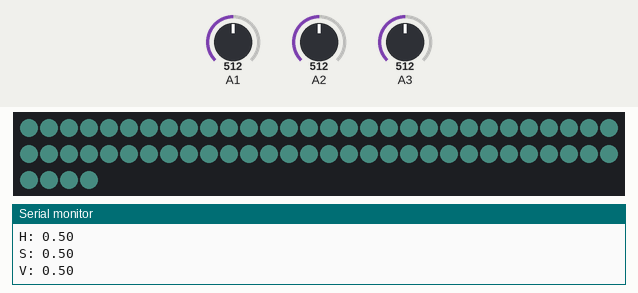
This sketch was run on a simulated Teensy 3. Shown: 64 RGB LEDs in strip order, left to right, continuing on the next row, the last lines printed to the serial monitor. The inputs (shaded band) are chosen by the test bench; at power-on: A1 = 512, A2 = 512, A3 = 512 (analog values on the 0–1023 scale). Dim RGB values are drawn brighter than linear.

Above: at 1.2 s.
1.3 s: A1 set to 716
2.8 s: A2 set to 716
4.3 s: A3 set to 568
At 5.5 s:
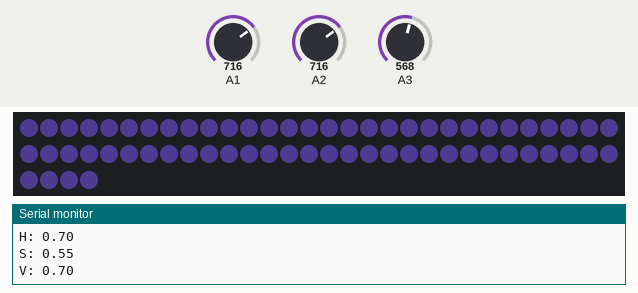
5.8 s: A3 set to 595
7.3 s: A2 set to 900
At 8.5 s:
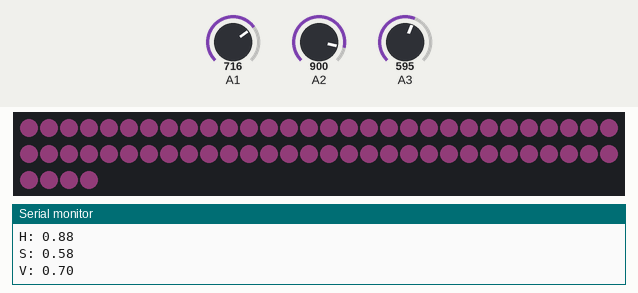
8.8 s: A1 set to 378
10.3 s: A1 set to 347
Timing chart, 0 to 12.8 s (numbered marks = the images above; inputs shaded):
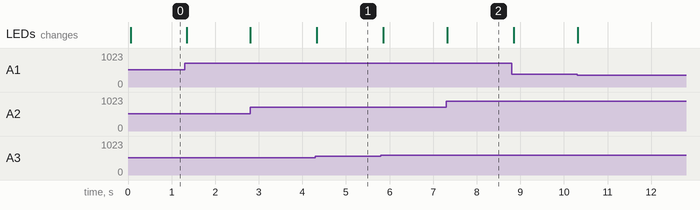

The sketch:

led-fiddle.ino
```cpp
/* -------------------------------------------
Testing color settings
-------------------------------------------- */

// boilerplate LED init
#include <WS2812Serial.h>
const int num_of_leds = 64;
const int pin = 5; // only these pins can be used on the Teensy 3.2:  1, 5, 8, 10, 31
byte drawingMemory[num_of_leds * 3];       //  3 bytes per LED
DMAMEM byte displayMemory[num_of_leds * 12]; // 12 bytes per LED
WS2812Serial leds(num_of_leds, displayMemory, drawingMemory, pin, WS2812_GRB);
float max_brightness = 0.1;

unsigned long current_time;
unsigned long interval_time;
unsigned long prev[8]; //array of 8 variables named "prev"
float h_val;
float s_val;
float v_val;

// boilerplate setup
void setup() {
  leds.begin();

  analogReadResolution(12); //0-4095 pot values
  analogReadAveraging(64);  //smooth the readings some
}

void loop() {
  current_time = millis();
    if (current_time - prev[0] > 60 ) {
    prev[0] = current_time;

    h_val = analogRead(A2)/4095.0;
    Serial.print("H: ");
    Serial.println(h_val);
    s_val = analogRead(A3)/4095.0;
    Serial.print("S: ");
    Serial.println(s_val);
    v_val = analogRead(A1)/4095.0;
    Serial.print("V: ");
    Serial.println(v_val);

    for (int i = 0; i < 64; i++) {
        set_pixel_HSV(i, h_val, s_val, v_val);
      }
    leds.show();
    }
  }

// Magic below

//This function is a little different than you might see in other libraries but it works pretty similar
// instead of 0-255 you see in other libraries this is all 0-1.0
// you can copy this to the bottom of any code as long as the declarations at the top in "led biz" are done

//set_pixel_HSV(led to change, hue,saturation,value aka brightness)
// led to change is 0-63
// all other are 0.0 to 1.0
// hue - 0 is red, then through the ROYGBIV to 1.0 as red again
// saturation - 0 is fully white, 1 is fully colored.
// value - 0 is off, 1 is the value set by max_brightness
// (it's not called brightness since, unlike in photoshop, we're going from black to fully lit up

//based on https://stackoverflow.com/questions/3018313/algorithm-to-convert-rgb-to-hsv-and-hsv-to-rgb-in-range-0-255-for-both

void set_pixel_HSV(int pixel, float fh, float fs, float fv) {
  byte RedLight;
  byte GreenLight;
  byte BlueLight;

  byte h = fh * 255;
  byte s = fs * 255;
  byte v = fv * max_brightness * 255;

  h = (h * 192) / 256;  // 0..191
  unsigned int i = h / 32;   // We want a value of 0 thru 5
  unsigned int f = (h % 32) * 8;   // 'fractional' part of 'i' 0..248 in jumps

  unsigned int sInv = 255 - s;  // 0 -> 0xff, 0xff -> 0
  unsigned int fInv = 255 - f;  // 0 -> 0xff, 0xff -> 0
  byte pv = v * sInv / 256;  // pv will be in range 0 - 255
  byte qv = v * (256 - s * f / 256) / 256;
  byte tv = v * (256 - s * fInv / 256) / 256;

  switch (i) {
    case 0:
      RedLight = v;
      GreenLight = tv;
      BlueLight = pv;
      break;
    case 1:
      RedLight = qv;
      GreenLight = v;
      BlueLight = pv;
      break;
    case 2:
      RedLight = pv;
      GreenLight = v;
      BlueLight = tv;
      break;
    case 3:
      RedLight = pv;
      GreenLight = qv;
      BlueLight = v;
      break;
    case 4:
      RedLight = tv;
      GreenLight = pv;
      BlueLight = v;
      break;
    case 5:
      RedLight = v;
      GreenLight = pv;
      BlueLight = qv;
      break;
  }
  leds.setPixelColor(pixel, RedLight, GreenLight, BlueLight);
}
```

Measured:
- after the input at 4.3 s, the LEDs: change at once (image 1)
- after the input at 7.3 s, the LEDs: change at once (image 2)
